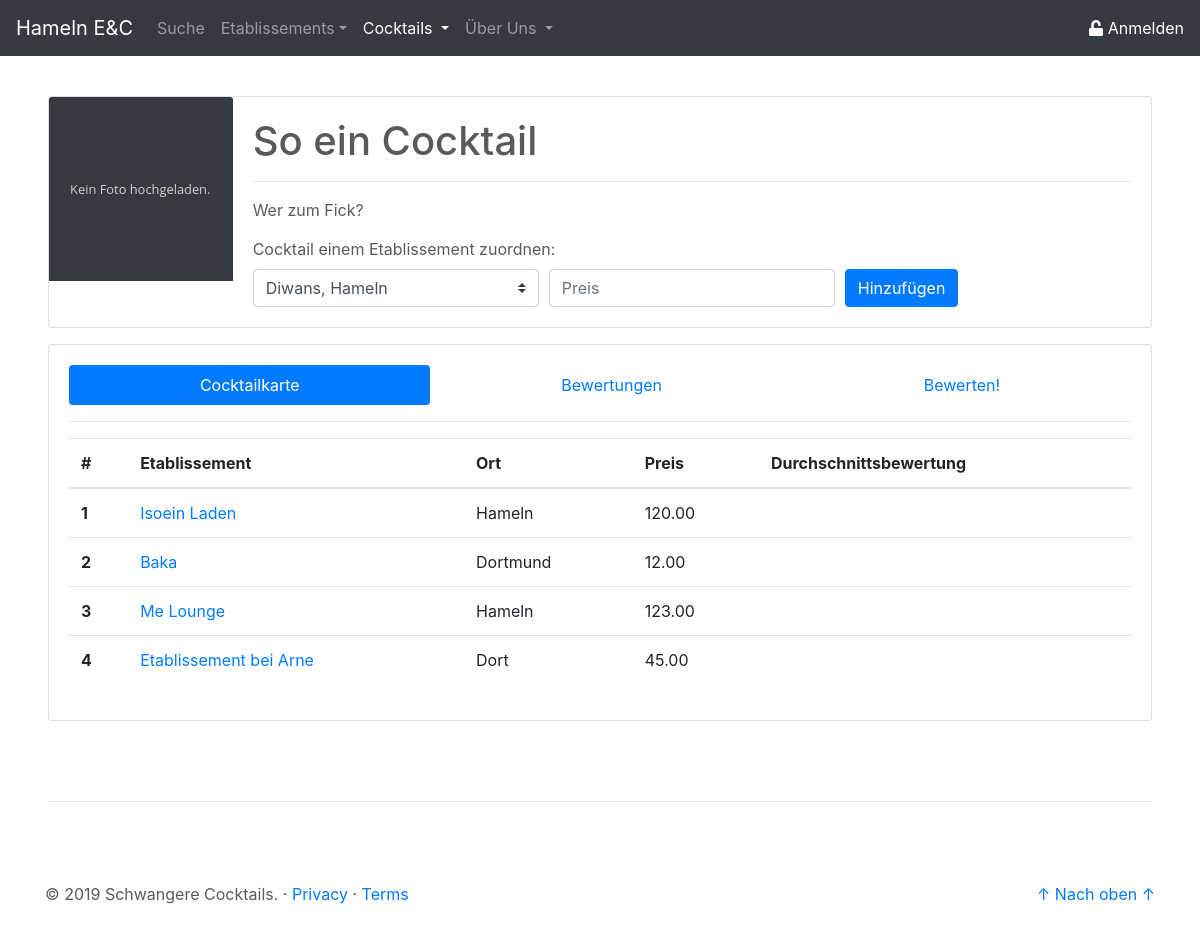
/site/cocktail_details.php?cock_id=1, run on an earlier commit of the app's database.
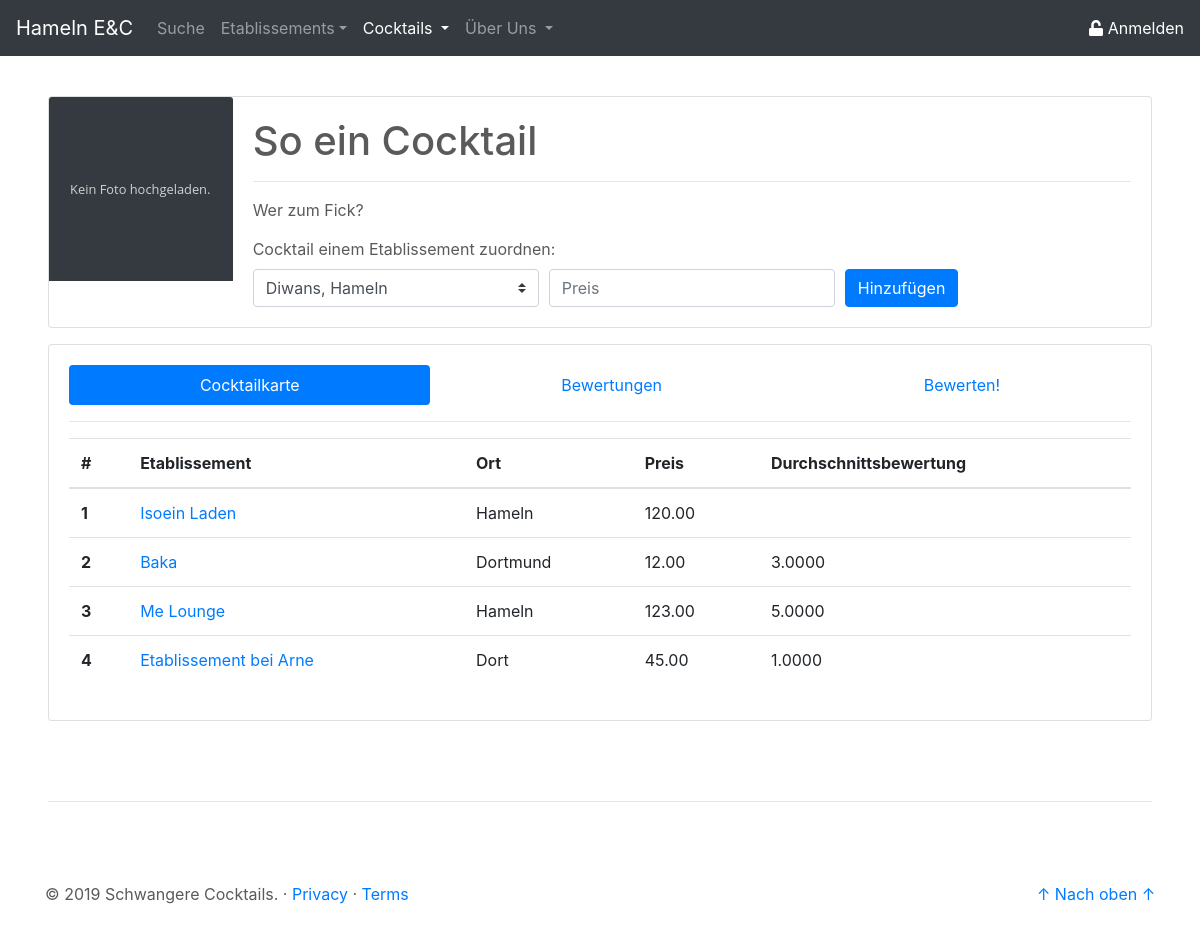
And on a later commit of the database.
### tables this page shows
CREATE TABLE `cock` (
  `id` int(11) NOT NULL,
  `name` varchar(50) NOT NULL,
  `beschreibung` text NOT NULL,
  `img` longblob NOT NULL
);

CREATE TABLE `etab` (
  `id` int(11) NOT NULL,
  `name` varchar(50) NOT NULL,
  `ort` varchar(50) NOT NULL,
  `anschrift` varchar(50) NOT NULL,
  `verifiziert` tinyint(1) NOT NULL DEFAULT '0',
  `img` longblob NOT NULL
);

### php/db/select_cockInfo.php (called while the page is built, shortened)
<?php
$pdo = new PDO('mysql:host=localhost;dbname=dbprog', 'root', '');
$statement = $pdo->prepare(
    "SELECT
        c.id as id,
        c.name as name,
        c.beschreibung as beschreibung,
        c.img as img
    FROM cock c
    WHERE c.id = :cock_id"
);
$result = $statement->execute(array('cock_id' => $cockId));
$cockInfo = $statement->fetch();

### php/db/select_allEtab.php (called while the page is built, shortened)
<?php
$pdo = new PDO('mysql:host=localhost;dbname=dbprog', 'root', '');
$statement = $pdo->prepare(
    "SELECT id
		   ,name
		   ,ort
     FROM etab");
$result = $statement->execute();
$allEtab = $statement->fetchAll();

### php/db/select_cocktailkarte.php (called while the page is built, shortened)
<?php
$pdo = new PDO('mysql:host=localhost;dbname=dbprog', 'root', '');
if(isset($cockId)){
	$statement = $pdo->prepare(
		"SELECT e.id as id
			   ,e.name as name
			   ,e.ort as ort
			   ,ce.preis as preis
			   ,AVG(bc.wert) as wert
		 FROM cock_etab ce
			JOIN etab e
				ON e.id = ce.etab_id
			LEFT JOIN bew_cock bc
				ON ce.id = bc.cock_etab_id
		 WHERE ce.cock_id = :cock_id
		 GROUP BY e.id
				 ,e.name
				 ,e.ort
				 ,ce.preis
				 ,ce.cock_id");
	$result = $statement->execute(array('cock_id' => $cockId));
}
$cocktailkarte = $statement->fetchAll();

### site/cocktail_details.php (the view, shortened to what this page needs)
<?php
$activeHead = "cocktail";
$cockId = $_GET['cock_id'];
include('../php/db/select_cockInfo.php');
include('../php/db/select_cocktailkarte.php');
include('../php/db/select_allEtab.php');
include('../php/db/select_cockEtab_id.php');
?>
<!doctype html>
<html lang="de">
<head>
	<link rel="stylesheet" href="https://stackpath.bootstrapcdn.com/bootstrap/4.3.1/css/bootstrap.min.css">
	<link href="../css/csstoolbox.css" rel="stylesheet">
</head>
<body>
	<header>
		<?php
		include('../php/buildHeader.php');
		?>
	</header>
	<main role="main">
		<div class="mt-5 ml-5 mr-5">
			<div class="card mb-3" width="100%" style="max-height: 360px;">
				<div class="row no-gutters">
					<div class="col-md-2">
						<?php
						if ($cockInfo["img"] == null)
							echo '<img src="../res/placeholder_no_image.svg" class="card-img-top">';
						else
							echo '<img src="../php/get_img.php?cock_id=' . $cockInfo["id"] . '" class="card-img-top">';
						?>
					</div>
					<div class="col-md-10">
						<div class="card-body d-flex flex-column" style="height: 230px;">
							<div>
								<h1 class="card-title"> <?php echo $cockInfo["name"]; ?> </h1>
								<hr>
							</div>
							<div>
								<p class="card-text"> <?php echo $cockInfo["beschreibung"]; ?> </p>
							</div>
							<div class="mt-auto">
								<?php echo '
								<form action="?cock_id=' . $_GET['cock_id'] . '&etab_zuordnen=1" method="POST">
								<label for="etab_zugeordnet">Cocktail einem Etablissement zuordnen:</label>
									<div class="form-row">
										<div class="col-4">
										<select class="custom-select" name="etab_zugeordnet" id="etab_zugeordnet">';
								for ($i = 0; $i < count($allEtab); $i++) {
									$isValid = true;
									for ($j = 0; $j < count($select_cockEtab_id); $j++) {
										if ($allEtab[$i][0] == $select_cockEtab_id[$j][0]) {
											$isValid = false;
										}
									}
									if ($isValid == true) {
										echo '<option value="' . $allEtab[$i][0] . '">' . $allEtab[$i][1] . ', ' . $allEtab[$i][2] . '</option>';
									}
								}
								echo '
										</select>
										</div>
										<div class="col-4">
										<input type="text" maxlength="10" class="form-control" name="preis_cock" id="preis_cock" placeholder="Preis" required>
										</div>
										<div class="col-auto">
											<button type="submit" class="btn btn-primary">Hinzuf&uuml;gen</button>
										</div>
									</div>
								</form>'; ?>
							</div>
						</div>
					</div>
				</div>
			</div>
			<div class="card card-body">
				<ul class="nav nav-pills flex-column flex-sm-row" id="cockDetail-tab" role="tablist">
					<li class="flex-sm-fill text-sm-center nav-item">
						<a class="nav-link active" id="cocktailKarte-tab" data-toggle="pill" href="#cocktailKarte" role="tab" aria-controls="cocktailKarte" aria-selected="true">Cocktailkarte</a>
					</li>
					<li class="flex-sm-fill text-sm-center nav-item">
						<a class="nav-link" id="bewertungen-tab" data-toggle="pill" href="#bewertungen" role="tab" aria-controls="bewertungen" aria-selected="false">Bewertungen</a>
					</li>
					<li class="flex-sm-fill text-sm-center nav-item">
						<a class="nav-link" id="bewerten-tab" data-toggle="pill" href="#bewerten" role="tab" aria-controls="bewerten" aria-selected="false">Bewerten!</a>
					</li>
				</ul>
				<hr>
				<div class="tab-content" id="cockDetail-tabContent">
					<div class="tab-pane fade show active" id="cocktailKarte" role="tabpanel" aria-labelledby="cocktailKarte-tab">
						<?php echo '
						<table class="table">
							<thead>
								<tr>
									<th scope="col">#</th>
									<th scope="col">Etablissement</th>
									<th scope="col">Ort</th>
									<th scope="col">Preis</th>
									<th scope="col">Durchschnittsbewertung</th>
								</tr>
							</thead>
							<tbody>';
						for ($i = 0; $i < count($cocktailkarte); $i++) {
							echo '<tr>';
							echo '<th scope="row">' . ($i + 1) . '</th>';
							echo '<td>  <a class="" href="etablissement_details.php?etab_id= ' . $cocktailkarte[$i]["id"] . '">' . $cocktailkarte[$i]["name"] . '</a></td>';
							echo '<td>' . $cocktailkarte[$i]["ort"] . '</td>';
							echo '<td>' . $cocktailkarte[$i]["preis"] . '</td>';
							echo '<td>' . $cocktailkarte[$i]["wert"] . '</td>';
							echo '</tr>';
						}
						echo '
							</tbody>
						</table>';
						?>
					</div>
				</div>
			</div>
		</div>
	</main>
	<hr class="ct-hr-divider ml-5 mr-5">
	<footer role="footer" class="container">
		<?php
		include('../php/buildFooter.php');
		?>
	</footer>
</body>
</html>

### php/buildHeader.php (shortened to what this page needs)
<?php
$searchActive = "";
$cocktailActive = "";
$etablissementActive = "";
$uberUnsActive = "";
if ($activeHead == "search") {
    $searchActive = "active";
} elseif ($activeHead == "etablissement") {
    $etablissementActive = "active";
} elseif ($activeHead == "cocktail") {
    $cocktailActive = "active";
} elseif ($activeHead == "uberUns") {
    $uberUnsActive = "active";
}
echo '
    <nav class="navbar navbar-expand-md navbar-dark fixed-top bg-dark">
        <a class="navbar-brand" href="../site/">Hameln E&C</a>
        <div class="collapse navbar-collapse" id="navbarCollapse">
            <ul class="navbar-nav mr-auto">
                <li class="nav-item ' . $searchActive . '">
                    <a class="nav-link" href="../site/suche.php">Suche</a>
                </li>
                <li class="nav-item dropdown  ' . $etablissementActive . '">
                    <a class="nav-link dropdown-toggle" href="" id="etablissementDropdown" role="button" data-toggle="dropdown" aria-haspopup="true" aria-expanded="false">Etablissements</a>
                </li>
                <li class="nav-item dropdown ' . $cocktailActive . '">
                    <a class="nav-link dropdown-toggle" href="" id="cocktailDropdown" role="button" data-toggle="dropdown" aria-haspopup="true" aria-expanded="false">Cocktails
                    </a>
                </li>
				<li class="nav-item dropdown ' . $uberUnsActive . '">
				<a class="nav-link dropdown-toggle" href="" id="uberUnsDropdown" role="button" data-toggle="dropdown" aria-haspopup="true" aria-expanded="false">Über Uns
                    </a>
				</li>
            </ul>';
if (isset($_SESSION['userId'])) {
    echo '<a href="../site/profil_main.php" class="profil-nav mr-3"><i class="far fa-user"></i> Profil</a>';
    echo '<a href="../php/logout.php" class="profil-nav"><i class="fas fa-lock"></i> Abmelden</a>';
} else {
    echo '<a href="../site/signin.php" class="profil-nav"><i class="fas fa-unlock"></i> Anmelden</a>';
}
echo '
        </div>
    </nav>';

### php/buildFooter.php
<?php
echo '
    <p class="float-right"><a href="#">↑ Nach oben ↑</a></p>
    <p>&copy; 2019 Schwangere Cocktails. &middot; <a href="../site/footer_privacy.php">Privacy</a> &middot; <a href="../site/footer_terms.php">Terms</a></p>';

### css/csstoolbox.css (style rules this page uses)
a.profil-nav:link { color: #FFFFFF; }
body { padding-top: 3rem; padding-bottom: 3rem; margin: auto; color: #5a5a5a; }
.ct-hr-divider { margin: 5rem; }

What changed in the data, as far as the page shows it:
changed etab "Baka": wert (not shown) → "3.0000"
shown differently, row unchanged: etab "Me Lounge": wert (not shown) → "5.0000"
shown differently, row unchanged: etab "Etablissement bei Arne": wert (not shown) → "1.0000"
